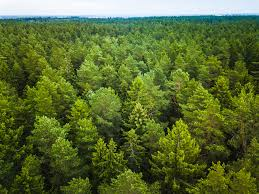
#> input picture input.jpg, 259 x 194 px, found by its file name
$ python 'edge detection.py'   (older library calls are emulated)
#> lines starting #> are read from the running program, lines starting #| are printed output that depends on the picture
import cv2
import numpy as np
from matplotlib import pyplot as plt

image = cv2.imread('/workspaces/Edge-detection-system/input.jpg', 0)
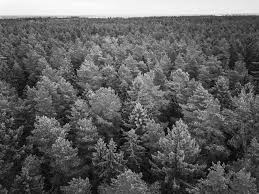
#> image: shape (194, 259); min 0, max 255, mean 94.8

# Sobel Edge Detection

sobelx = cv2.Sobel(image, cv2.CV_64F, 1, 0, ksize=3)
sobely = cv2.Sobel(image, cv2.CV_64F, 0, 1, ksize=3)
sobel = cv2.magnitude(sobelx, sobely)
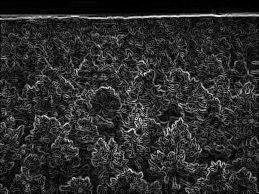
#> sobel: shape (194, 259) float64; min 0, max 621.4, mean 107.9; drawn with min black and max white

# Prewitt Edge Detection

kernelx = np.array([[1,0,-1],
                    [1,0,-1],
                    [1,0,-1]])

kernely = np.array([[1,1,1],
                    [0,0,0],
                    [-1,-1,-1]])

prewittx = cv2.filter2D(image, -1, kernelx)
prewitty = cv2.filter2D(image, -1, kernely)
prewitt = prewittx + prewitty
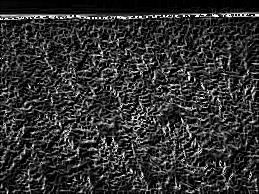
#> prewitt: shape (194, 259); min 0, max 255, mean 48.8

# Laplacian Edge Detection

laplacian = cv2.Laplacian(image, cv2.CV_64F)
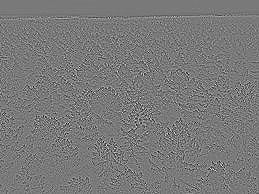
#> laplacian: shape (194, 259) float64; min -359, max 392, mean 0; drawn with min black and max white

# Canny Edge Detection

canny = cv2.Canny(image, 100, 200)
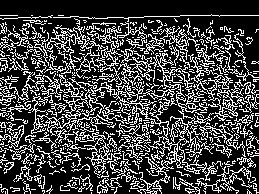
#> canny: shape (194, 259); 26.8% white in thin lines or dots

titles = ['Original Image', 'Sobel',
          'Prewitt', 'Laplacian', 'Canny']

images = [image, sobel, prewitt, laplacian, canny]

plt.figure(figsize=(12,8))

for i in range(5):
    plt.subplot(2,3,i+1)
    plt.imshow(images[i], cmap='gray')
    plt.title(titles[i])
    plt.xticks([])
    plt.yticks([])

plt.show()

cv2.imwrite('/workspaces/Edge-detection-system/sobel_output.jpg', sobel)
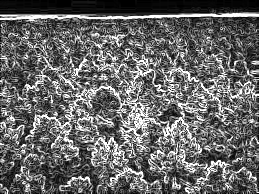
#> saved as sobel_output.jpg: shape (194, 259); min 0, max 255, mean 103.3
cv2.imwrite('/workspaces/Edge-detection-system/prewitt_output.jpg', prewitt)
cv2.imwrite('/workspaces/Edge-detection-system/laplacian_output.jpg', laplacian)
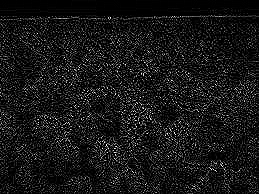
#> saved as laplacian_output.jpg: shape (194, 259); min 0, max 255, mean 23.4
cv2.imwrite('/workspaces/Edge-detection-system/canny_output.jpg', canny)
